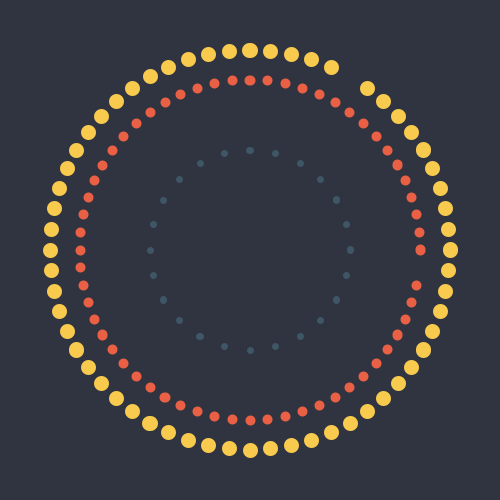
Frame 1 (no input)
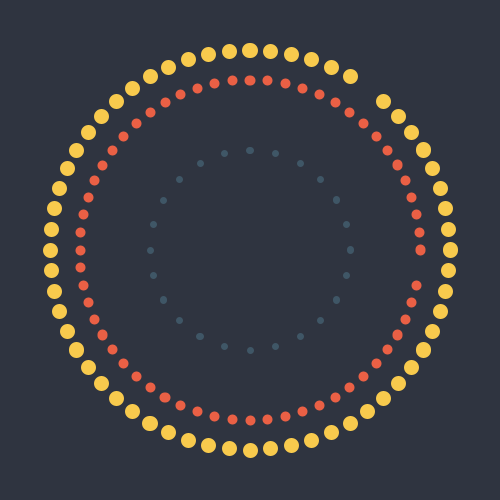
Frame 60 (the mouse pressed at the canvas centre just before this capture)
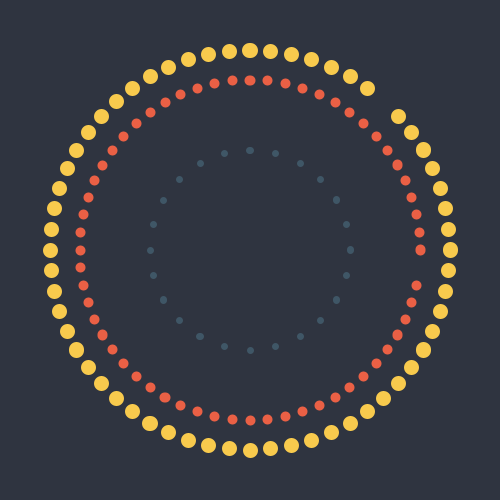
Frame 120 (the mouse held since frame 60 and released just before this capture)

The Processing sketch that drew these frames (run headless with seeded random() and noise(); from frame 60 on, the mouse is pressed at the canvas centre):

// Processing sketch: ClockDot
// ── ClockDot.pde
float x_sec, x_min, x_heu;
float y_sec, y_min, y_heu;
float incr_60 = -TWO_PI/60;
float incr_24 = -TWO_PI/24;
color col = #2F3440;

void setup() {
  size(500, 500);
}

void draw() {
  background(#2F3440);
  translate(width/2, height/2); 
  int secondes = second();
  int minutes = minute();
  int heure = hour()-12;

  for (int i = 0; i<60; i++) {
    strokeWeight(15);
    if (i == secondes) {
      //fill(0);
      stroke(col);
    }
    else {
      //fill(255);
      stroke(#F8CA4D);
    }
    x_sec = sin(PI+i*incr_60)*200;
    y_sec = cos(PI+i*incr_60)*200;
    point(x_sec, y_sec);
  }

  for (int i = 0; i<60; i++) {
    strokeWeight(10);
    if (i == minutes) {
      //fill(0);
      stroke(col);
    }
    else {
      //fill(255);
      stroke(#EA6045);
    }
    x_min = sin(PI+i*incr_60)*170;
    y_min = cos(PI+i*incr_60)*170;
    point(x_min, y_min);
  }   

  for (int i = 0; i<24; i++) {
    strokeWeight(7);
    if (i == heure) {
      //fill(0);
      stroke(col);
    }
    else {
      //fill(255);
      stroke(#3F5666);
    }
    x_heu = sin(PI+i*incr_24)*100;
    y_heu = cos(PI+i*incr_24)*100;
    point(x_heu, y_heu);
  }
}
